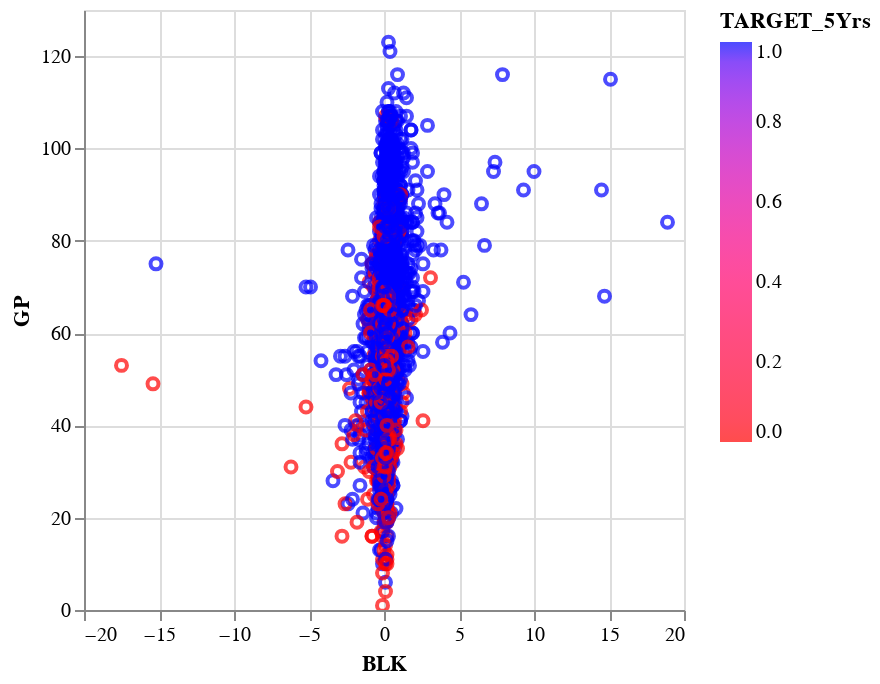

The cell this chart's notebook holds for it:
### Code cell
import altair as alt
sample_df = df.sample(n=5000, random_state=42)

chart =alt.Chart(sample_df).mark_point().encode(
    x='BLK',
    y='GP',
    color=alt.Color('TARGET_5Yrs', scale=alt.Scale(range=['red', 'blue'])),
    tooltip=['GP', 'MIN', 'TARGET_5Yrs']
).interactive()
chart.show()

### Figure 1 — Vega-Lite specification as saved in the notebook (floating-point values rounded to 4 significant figures; data arrays with more than 128 entries replaced by an {"elided": "..."} marker saying what was removed)
{"config": {"view": {"continuousWidth": 300, "continuousHeight": 300}}, "data": {"name": "data-65cb87dde1631e0facfcd1cd4790ab90"}, "mark": {"type": "point"}, "encoding": {"color": {"field": "TARGET_5Yrs", "scale": {"range": ["red", "blue"]}, "type": "quantitative"}, "tooltip": [{"field": "GP", "type": "quantitative"}, {"field": "MIN", "type": "quantitative"}, {"field": "TARGET_5Yrs", "type": "quantitative"}], "x": {"field": "BLK", "type": "quantitative"}, "y": {"field": "GP", "type": "quantitative"}}, "params": [{"name": "param_11", "select": {"type": "interval", "encodings": ["x", "y"]}, "bind": "scales"}], "$schema": "https://vega.github.io/schema/vega-lite/v5.20.1.json", "datasets": {"data-65cb87dde1631e0facfcd1cd4790ab90": {"elided": "5000 records"}}}
